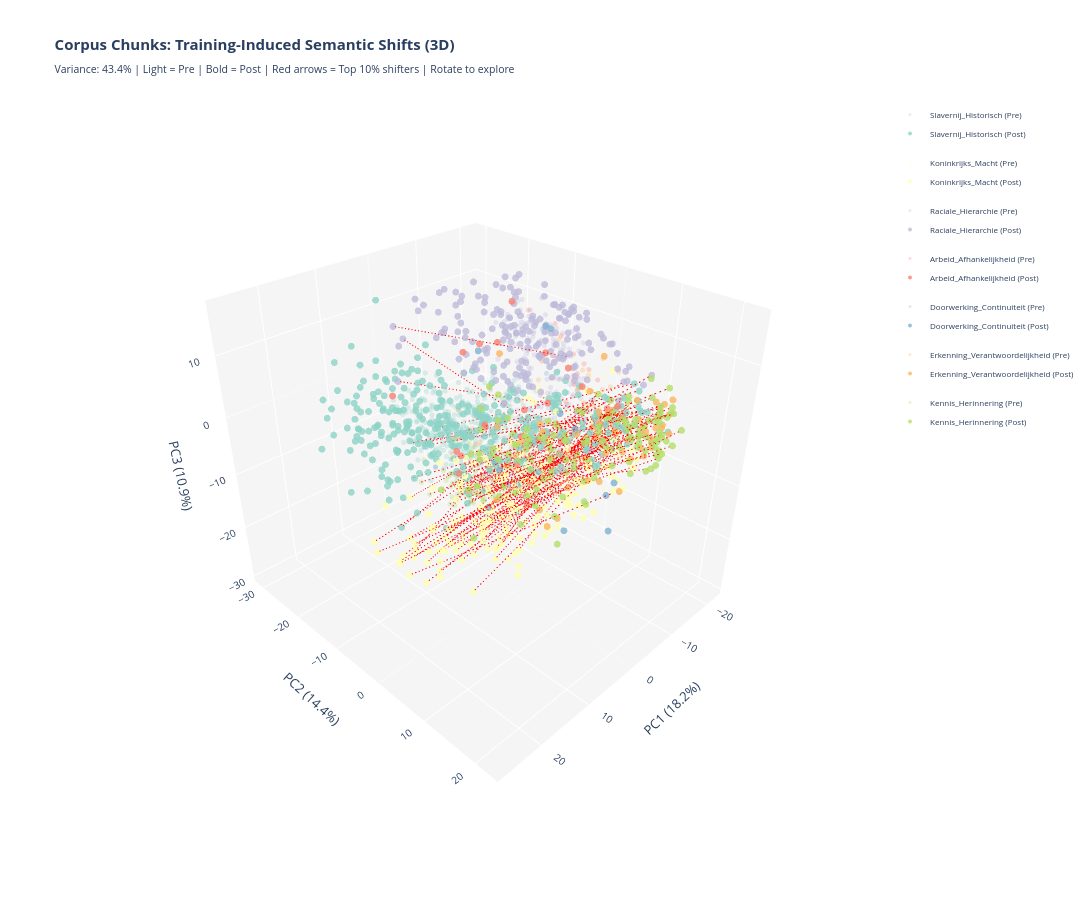

The cell this chart's notebook holds for it:
### Code cell
# ============================================================
# CELL 9.4B: CHUNK SHIFT VECTORS (3D)
# ============================================================

if VIZ_AVAILABLE and 'chunk_embeddings_data' in globals() and chunk_embeddings_data.get('trained'):
    print(f"\n{'='*70}")
    print("3D CHUNK SHIFT VISUALIZATION")
    print(f"{'='*70}")

    df_chunks = chunk_embeddings_data['df']
    coords_pre = chunk_embeddings_data['base']['coords_3d']
    coords_post = chunk_embeddings_data['trained']['coords_3d']
    var_exp = chunk_embeddings_data['trained']['variance_3d']

    print(f"\nCreating 3D shift visualization...")
    print(f"  Chunks: {len(df_chunks)}")

    fig_3d = go.Figure()

    # --------------------------------------------------------
    # Plot Pre-Training Positions (Light)
    # --------------------------------------------------------

    print(f"  Adding pre-training positions...")

    for topic in topics_viz:
        topic_df = df_chunks[df_chunks['primary_topic'] == topic]
        if len(topic_df) == 0:
            continue

        topic_indices = topic_df.index.tolist()
        local_indices = [df_chunks.index.get_loc(idx) for idx in topic_indices]

        topic_x = coords_pre[local_indices, 0]
        topic_y = coords_pre[local_indices, 1]
        topic_z = coords_pre[local_indices, 2]

        hover_texts = [
            f"<b>Chunk {row.get('chunk_uid', idx)}</b> (Pre)<br>"
            f"Topic: {row['primary_topic']}<br>"
            f"Shift: {row.get('shift_magnitude', 0):.3f}"
            for idx, row in topic_df.iterrows()
        ]

        fig_3d.add_trace(go.Scatter3d(
            x=topic_x,
            y=topic_y,
            z=topic_z,
            mode='markers',
            name=f'{topic} (Pre)',
            marker=dict(
                size=3,
                color=topic_colors.get(topic, 'gray'),
                opacity=0.3,
            ),
            hovertemplate='%{hovertext}<extra></extra>',
            hovertext=hover_texts,
            legendgroup=topic
        ))

    # --------------------------------------------------------
    # Plot Post-Training Positions (Bold)
    # --------------------------------------------------------

    print(f"  Adding post-training positions...")

    for topic in topics_viz:
        topic_df = df_chunks[df_chunks['primary_topic'] == topic]
        if len(topic_df) == 0:
            continue

        topic_indices = topic_df.index.tolist()
        local_indices = [df_chunks.index.get_loc(idx) for idx in topic_indices]

        topic_x = coords_post[local_indices, 0]
        topic_y = coords_post[local_indices, 1]
        topic_z = coords_post[local_indices, 2]

        hover_texts = [
            f"<b>Chunk {row.get('chunk_uid', idx)}</b> (Post)<br>"
            f"Topic: {row['primary_topic']}<br>"
            f"Shift: {row.get('shift_magnitude', 0):.3f}"
            for idx, row in topic_df.iterrows()
        ]

        fig_3d.add_trace(go.Scatter3d(
            x=topic_x,
            y=topic_y,
            z=topic_z,
            mode='markers',
            name=f'{topic} (Post)',
            marker=dict(
                size=4,
                color=topic_colors.get(topic, 'gray'),
                opacity=0.8,
            ),
            hovertemplate='%{hovertext}<extra></extra>',
            hovertext=hover_texts,
            legendgroup=topic
        ))

    # --------------------------------------------------------
    # Add Shift Vectors for Top Shifters
    # --------------------------------------------------------

    print(f"  Adding shift vectors for significant shifts...")

    shift_threshold = np.percentile(df_chunks['shift_magnitude'], 90)  # Top 10%
    significant_shifts = df_chunks[df_chunks['shift_magnitude'] > shift_threshold]

    # Limit to max 200 arrows for performance
    if len(significant_shifts) > 200:
        significant_shifts = significant_shifts.nlargest(200, 'shift_magnitude')

    print(f"    Showing {len(significant_shifts)} shift vectors (top shifters)")

    for idx, row in significant_shifts.iterrows():
        local_idx = df_chunks.index.get_loc(idx)

        fig_3d.add_trace(go.Scatter3d(
            x=[coords_pre[local_idx, 0], coords_post[local_idx, 0]],
            y=[coords_pre[local_idx, 1], coords_post[local_idx, 1]],
            z=[coords_pre[local_idx, 2], coords_post[local_idx, 2]],
            mode='lines',
            line=dict(color='red', width=2, dash='dash'),
            hovertemplate=f"<b>Shift: {row['shift_magnitude']:.3f}</b><extra></extra>",
            showlegend=False
        ))

    # --------------------------------------------------------
    # Update Layout
    # --------------------------------------------------------

    fig_3d.update_layout(
        title=(
            f"<b>Corpus Chunks: Training-Induced Semantic Shifts (3D)</b><br>"
            f"<sub>Variance: {var_exp.sum():.1%} | "
            f"Light = Pre | Bold = Post | "
            f"Red arrows = Top 10% shifters | "
            f"Rotate to explore</sub>"
        ),
        scene=dict(
            xaxis=dict(
                title=f'PC1 ({var_exp[0]:.1%})',
                backgroundcolor="rgb(245, 245, 245)",
                gridcolor="white",
                showbackground=True
            ),
            yaxis=dict(
                title=f'PC2 ({var_exp[1]:.1%})',
                backgroundcolor="rgb(245, 245, 245)",
                gridcolor="white",
                showbackground=True
            ),
            zaxis=dict(
                title=f'PC3 ({var_exp[2]:.1%})',
                backgroundcolor="rgb(245, 245, 245)",
                gridcolor="white",
                showbackground=True
            ),
            camera=dict(
                eye=dict(x=1.5, y=1.5, z=1.3)
            )
        ),
        width=1400,
        height=900,
        font=dict(size=11),
        showlegend=True,
        legend=dict(
            x=1.0,
            y=1.0,
            font=dict(size=8),
            bgcolor='rgba(255,255,255,0.8)'
        ),
        template='plotly_white'
    )

    # --------------------------------------------------------
    # Save
    # --------------------------------------------------------

    output_path = visuals_path_viz / 'chunks_shifts_3d.html'
    fig_3d.write_html(str(output_path))

    print(f"\n{'='*70}")
    print(f"3D CHUNK SHIFT VISUALIZATION COMPLETE")
    print(f"{'='*70}")
    print(f"  Saved to: {output_path.relative_to(fs.root)}")
    print(f"  Shift vectors shown: {len(significant_shifts)}")

    try:
        fig_3d.show()
    except:
        print(f"  (Interactive display not available)")

    print(f"\n✓ Cell 9.4B Complete!")

else:
    if 'chunk_embeddings_data' not in globals():
        print("⚠ Skipping 3D chunk shifts - run Cell 9.3A first")
    elif not chunk_embeddings_data.get('trained'):
        print("⚠ Skipping 3D chunk shifts - only pre-training data available")
